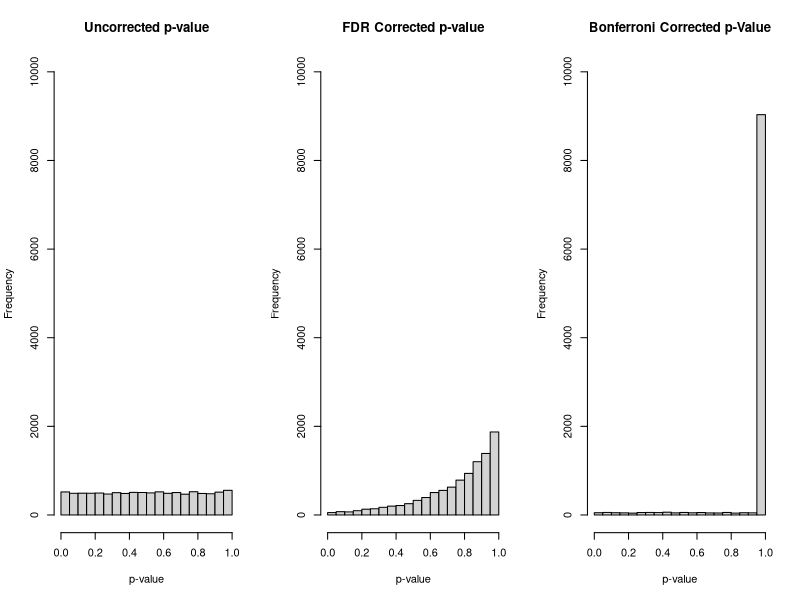
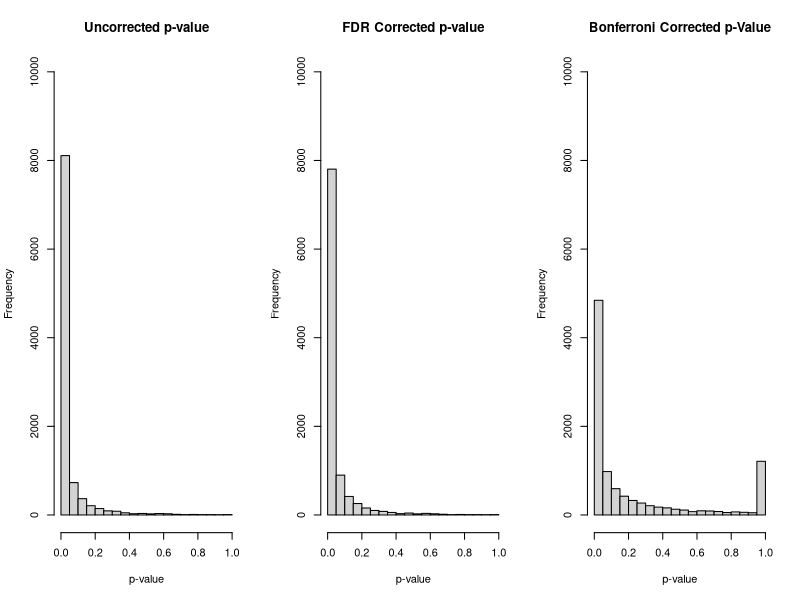

The R script that drew these images, in order:
## ---- chunk 1
library(kableExtra)
library(dplyr)
## ---- chunk 2
set.seed(561326)
dist <- 'exponential' # set desired distribution to simulate from

if(dist == 'exponential'){ rexp(n=10, rate=0.5) }
if(dist == 'normal'){ rnorm(n=10, mean=10, sd=4) }
## ---- chunk 3
set.seed(561326)
dist <- 'exponential' # set desired distribution to simulate from

if(dist == 'exponential'){ 
  print('You requested the exponential distribution.')
  rexp(n=10, rate=0.5) 
}
if(dist == 'normal'){ 
  print('You requested the normal distribution.')  
  rnorm(n=10, mean=10, sd=4) 
}
## ---- chunk 4
set.seed(98512) # set seed for reproducibility

nsim <- 100
cat_vec <- rep(NA, length=nsim) # initialize object to store results in

for( i in 1:nsim ){
  asd <- rnorm(n=10)

  if( mean(asd) < -0.5){
    cat_vec[i] <- 'mean < -0.5'
  }else if(mean(asd) > 0.5){
    cat_vec[i] <- 'mean > 0.5'
  }else{
    cat_vec[i] <- 'mean between -0.5 and 0.5'
  }
}

table(cat_vec) #create a table summarizing results
## ---- chunk 5
vec1 <- 1:5 # create a vector of length 5
vec1 # view the vector

mat1 <- matrix( as.numeric(paste0( 1:5, matrix( rep(1:5,each=5), nrow=5))), nrow=5) #create a matrix with each coordinate being its combination of row and column
mat1 # print the matrix
## ---- chunk 6
vec1[4]
## ---- chunk 7
mat1[,4] # select entire fourth column
## ---- chunk 8
mat1[4,]
## ---- chunk 9
mat1[2,4]
## ---- chunk 10
my_df <- data.frame( 
  dog_name=c('Baisy','Kaizer','Yahtzee','Sheba'), 
  state=c('CO','IA','IA','VA'), 
  size=c('med','large','small','med'), 
  est_age=c(7,10,2,11)
)

my_df # print data frame
## ---- chunk 11
my_df[,1] # by column number
my_df[,'dog_name'] # by column name in the [row,column] structure similar to a matrix
my_df$dog_name # by column name using only the "$" operator
## ---- chunk 12
my_df[ my_df$state=='IA', ] # extract the dogs who live in Iowa
## ---- chunk 13
which( my_df$state == 'IA' ) # check which indices match this value

my_df[ which( my_df$state == 'IA' ), ] # extract the dogs who live in Iowa
## ---- chunk 14
my_df[ which( my_df$est_age <= 8),] # subset to dogs less than or equal to 8 years of age
## ---- chunk 15
my_df[ which( my_df$state %in% c('IA','VA') ),] # subset dogs living in Iowa or Virginia
## ---- chunk 16
my_df[ which( my_df$state == c('IA','VA') ),] # note the incorrect subset when using ==
## ---- chunk 17
my_df[ which( my_df$state=='IA' & my_df$size=='small' ),] # subset rows where both conditions are TRUE
## ---- chunk 18
my_df[ which( my_df$state=='CO' | my_df$size=='med'),]
## ---- chunk 19
power.t.test(delta=10, sd=15, sig.level=0.05, power=0.8)
## ---- chunk 20
# Step 1: set the seed for reproducibility
set.seed(1117)

# Step 2: define variables of interest (that will be easy to change for different simulations)
nsim <- 1000 # number of simulations
nhyp <- 10 # number of hypothesis tests
alpha <- 0.05 # type I error rate

# set simulation parameters for data:
mean_grp1 <- 0
mean_grp2 <- 0
sd_grp1 <- 15
sd_grp2 <- 15
n_grp1 <- 37
n_grp2 <- 37

# Step 3: initialize a matrix to store our results in for each test based on our 3 approaches
null_mat <- matrix(nrow=nsim, ncol=nhyp*3)
colnames( null_mat ) <- c( paste0('original_p_',1:nhyp), paste0('fdr_p_',1:nhyp), paste0('bonf_p_',1:nhyp) )

# Step 4: simulate the trials and hypotheses, store the p-value results
for(i in 1:nsim){
  simdat_grp1 <- matrix( rnorm( n=n_grp1*nhyp, mean=mean_grp1, sd=sd_grp1 ), ncol=nhyp, nrow=n_grp1, byrow=FALSE)
  simdat_grp2 <- matrix( rnorm( n=n_grp2*nhyp, mean=mean_grp2, sd=sd_grp2 ), ncol=nhyp, nrow=n_grp2, byrow=FALSE)

  pvec_orig <- sapply( 1:nhyp, function(x) t.test(x=simdat_grp1[,x], y=simdat_grp2[,x])$p.value )
  pvec_fdr <- p.adjust( pvec_orig, method='fdr')  
  pvec_bonf <- p.adjust( pvec_orig, method='bonferroni')  

  null_mat[i,] <- c(pvec_orig, pvec_fdr, pvec_bonf)
}
## ---- chunk 21
par(mfrow=c(1,3))
hist(null_mat[,paste0('original_p_',1:nhyp)], main='Uncorrected p-value', xlab='p-value', ylim=c(0,10000))
hist(null_mat[,paste0('fdr_p_',1:nhyp)], main='FDR Corrected p-value', xlab='p-value', ylim=c(0,10000))
hist(null_mat[,paste0('bonf_p_',1:nhyp)], main='Bonferroni Corrected p-Value', xlab='p-value', ylim=c(0,10000))
## ---- chunk 22
library(kableExtra)

orig_marg_t1e <- mean( null_mat[,paste0('original_p_',1:nhyp)] <= alpha )
fdr_marg_t1e <- mean( null_mat[,paste0('fdr_p_',1:nhyp)] <= alpha )
bonf_marg_t1e <- mean( null_mat[,paste0('bonf_p_',1:nhyp)] <= alpha )

orig_fw_t1e <- mean( rowSums(null_mat[,paste0('original_p_',1:nhyp)] <= alpha) > 0 )
fdr_fw_t1e <- mean( rowSums(null_mat[,paste0('fdr_p_',1:nhyp)] <= alpha) > 0  )
bonf_fw_t1e <- mean( rowSums(null_mat[,paste0('bonf_p_',1:nhyp)] <= alpha) > 0  )

res_tab <- matrix( c(orig_marg_t1e,fdr_marg_t1e,bonf_marg_t1e, orig_fw_t1e, fdr_fw_t1e, bonf_fw_t1e), ncol=2, byrow=F, 
  dimnames = list(c('Uncorrected','FDR','Bonferroni'), c('Marginal T1E','Family-wise T1E')) )

kbl(res_tab, align='cc', escape=F) %>%
  kable_styling(bootstrap_options = "striped", full_width = F, position = "left")
## ---- chunk 23
# Step 1: set the seed for reproducibility
set.seed(1117)

# Step 2: define variables of interest (that will be easy to change for different simulations)
nsim <- 1000 # number of simulations
nhyp <- 10 # number of hypothesis tests
alpha <- 0.05 # type I error rate

# set simulation parameters for data:
mean_grp1 <- 0
mean_grp2 <- 10 # alternative scenario
sd_grp1 <- 15
sd_grp2 <- 15
n_grp1 <- 37
n_grp2 <- 37

# Step 3: initialize a matrix to store our results in for each test based on our 3 approaches
alt_mat <- matrix(nrow=nsim, ncol=nhyp*3)
colnames( alt_mat ) <- c( paste0('original_p_',1:nhyp), paste0('fdr_p_',1:nhyp), paste0('bonf_p_',1:nhyp) )

# Step 4: simulate the trials and hypotheses, store the p-value results
for(i in 1:nsim){
  simdat_grp1 <- matrix( rnorm( n=n_grp1*nhyp, mean=mean_grp1, sd=sd_grp1 ), ncol=nhyp, nrow=n_grp1, byrow=FALSE)
  simdat_grp2 <- matrix( rnorm( n=n_grp2*nhyp, mean=mean_grp2, sd=sd_grp2 ), ncol=nhyp, nrow=n_grp2, byrow=FALSE)

  pvec_orig <- sapply( 1:nhyp, function(x) t.test(x=simdat_grp1[,x], y=simdat_grp2[,x])$p.value )
  pvec_fdr <- p.adjust( pvec_orig, method='fdr')  
  pvec_bonf <- p.adjust( pvec_orig, method='bonferroni')  

  alt_mat[i,] <- c(pvec_orig, pvec_fdr, pvec_bonf)
}
## ---- chunk 24
par(mfrow=c(1,3))
hist(alt_mat[,paste0('original_p_',1:nhyp)], main='Uncorrected p-value', xlab='p-value', ylim=c(0,10000))
hist(alt_mat[,paste0('fdr_p_',1:nhyp)], main='FDR Corrected p-value', xlab='p-value', ylim=c(0,10000))
hist(alt_mat[,paste0('bonf_p_',1:nhyp)], main='Bonferroni Corrected p-Value', xlab='p-value', ylim=c(0,10000))
## ---- chunk 25
orig_marg_pwr <- mean( alt_mat[,paste0('original_p_',1:nhyp)] <= alpha )
fdr_marg_pwr <- mean( alt_mat[,paste0('fdr_p_',1:nhyp)] <= alpha )
bonf_marg_pwr <- mean( alt_mat[,paste0('bonf_p_',1:nhyp)] <= alpha )

res_tab <- cbind(res_tab, 'Power'=c(orig_marg_pwr, fdr_marg_pwr, bonf_marg_pwr))

kbl(res_tab, align='ccc', escape=F) %>%
  kable_styling(bootstrap_options = "striped", full_width = F, position = "left")
## ---- chunk 26
# Step 1: set the seed for reproducibility
set.seed(11172020)

# Step 2: define variables of interest (that will be easy to change for different simulations)
nsim <- 1000 # number of simulations
nhyp <- 100 # number of hypothesis tests
alpha <- 0.05 # type I error rate

# set simulation parameters for data:
mean_grp1 <- 0
mean_grp2_null <- 0 # null scenario
mean_grp2_alt <- 10 # alternative scenario
sd_grp1 <- 15
sd_grp2 <- 15
n_grp1 <- 37
n_grp2 <- 37

# Step 3: initialize a matrix to store our results in for each test based on our 3 approaches
null_mat <- matrix(nrow=nsim, ncol=nhyp*3)
colnames( null_mat ) <- c( paste0('original_p_',1:nhyp), paste0('fdr_p_',1:nhyp), paste0('bonf_p_',1:nhyp) )

alt_mat <- null_mat # create alt_mat to save results in for alternative scenario

# Step 4: simulate the trials and hypotheses, store the p-value results
for(i in 1:nsim){
  simdat_grp1 <- matrix( rnorm( n=n_grp1*nhyp, mean=mean_grp1, sd=sd_grp1 ), ncol=nhyp, nrow=n_grp1, byrow=FALSE)
  simdat_grp2 <- matrix( rnorm( n=n_grp2*nhyp, mean=mean_grp2_null, sd=sd_grp2 ), ncol=nhyp, nrow=n_grp2, byrow=FALSE)
  simdat_grp2_alt <- matrix( rnorm( n=n_grp2*nhyp, mean=mean_grp2_alt, sd=sd_grp2 ), ncol=nhyp, nrow=n_grp2, byrow=FALSE)

  # null scenario
  pvec_orig <- sapply( 1:nhyp, function(x) t.test(x=simdat_grp1[,x], y=simdat_grp2[,x])$p.value )
  pvec_fdr <- p.adjust( pvec_orig, method='fdr')  
  pvec_bonf <- p.adjust( pvec_orig, method='bonferroni')  

  null_mat[i,] <- c(pvec_orig, pvec_fdr, pvec_bonf)

  # alternative scenario
  pvec_orig_alt <- sapply( 1:nhyp, function(x) t.test(x=simdat_grp1[,x], y=simdat_grp2_alt[,x])$p.value )
  pvec_fdr_alt <- p.adjust( pvec_orig_alt, method='fdr')  
  pvec_bonf_alt <- p.adjust( pvec_orig_alt, method='bonferroni')  

  alt_mat[i,] <- c(pvec_orig_alt, pvec_fdr_alt, pvec_bonf_alt)
}  
  
# Make Table for Results
orig_marg_t1e <- mean( null_mat[,paste0('original_p_',1:nhyp)] <= alpha )
fdr_marg_t1e <- mean( null_mat[,paste0('fdr_p_',1:nhyp)] <= alpha )
bonf_marg_t1e <- mean( null_mat[,paste0('bonf_p_',1:nhyp)] <= alpha )

orig_fw_t1e <- mean( rowSums(null_mat[,paste0('original_p_',1:nhyp)] <= alpha) > 0 )
fdr_fw_t1e <- mean( rowSums(null_mat[,paste0('fdr_p_',1:nhyp)] <= alpha) > 0  )
bonf_fw_t1e <- mean( rowSums(null_mat[,paste0('bonf_p_',1:nhyp)] <= alpha) > 0  )

orig_marg_pwr <- mean( alt_mat[,paste0('original_p_',1:nhyp)] <= alpha )
fdr_marg_pwr <- mean( alt_mat[,paste0('fdr_p_',1:nhyp)] <= alpha )
bonf_marg_pwr <- mean( alt_mat[,paste0('bonf_p_',1:nhyp)] <= alpha )

res_tab <- matrix( c(orig_marg_t1e,fdr_marg_t1e,bonf_marg_t1e, orig_fw_t1e, fdr_fw_t1e, bonf_fw_t1e, orig_marg_pwr, fdr_marg_pwr, bonf_marg_pwr)
                   , ncol=3, byrow=F, dimnames = list(c('Uncorrected','FDR','Bonferroni'), c('Marginal T1E','Family-wise T1E','Power')) )

kbl(res_tab, align='ccc', escape=F) %>%
  kable_styling(bootstrap_options = "striped", full_width = F, position = "left")
